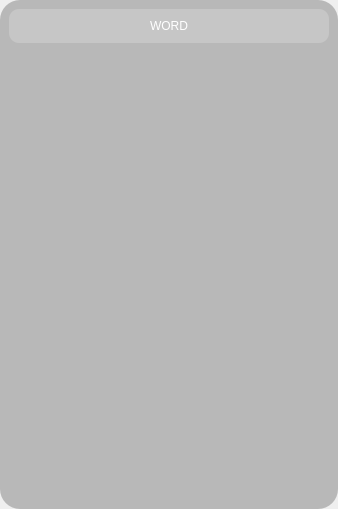
<?xml version="1.0" encoding="UTF-8"?>
<ui version="4.0">
 <class>Form</class>
 <widget class="QWidget" name="Form">
  <property name="geometry">
   <rect>
    <x>0</x>
    <y>0</y>
    <width>338</width>
    <height>509</height>
   </rect>
  </property>
  <property name="windowTitle">
   <string>Form</string>
  </property>
  <property name="styleSheet">
   <string notr="true">#widget{
	background-color: rgba(100, 100, 100, 100);
	
	border: none;
	border-radius: 20px;
}

#word_btn{
	font: 63 12pt &quot;Bahnschrift SemiBold SemiConden&quot;;
}

QPushButton{
	padding: 10px, 10px;
	padding-right: 10px;
	padding-left: 10px;
	border: none;
	border-radius: 10px;
	
	background-color: rgba(255, 255, 255, 50);
	color: rgb(255, 255, 255);
	
	font: 63 10pt &quot;Bahnschrift SemiBold SemiConden&quot;;
}</string>
  </property>
  <layout class="QVBoxLayout" name="verticalLayout">
   <property name="spacing">
    <number>0</number>
   </property>
   <property name="leftMargin">
    <number>0</number>
   </property>
   <property name="topMargin">
    <number>0</number>
   </property>
   <property name="rightMargin">
    <number>0</number>
   </property>
   <property name="bottomMargin">
    <number>0</number>
   </property>
   <item>
    <widget class="QWidget" name="widget" native="true">
     <property name="styleSheet">
      <string notr="true"/>
     </property>
     <layout class="QVBoxLayout" name="verticalLayout_2">
      <item>
       <widget class="QPushButton" name="word_btn">
        <property name="text">
         <string>WORD</string>
        </property>
       </widget>
      </item>
      <item>
       <widget class="QScrollArea" name="scrollArea">
        <property name="styleSheet">
         <string notr="true">border: none;
background-color: transparent;</string>
        </property>
        <property name="widgetResizable">
         <bool>true</bool>
        </property>
        <widget class="QWidget" name="scrollAreaWidgetContents">
         <property name="geometry">
          <rect>
           <x>0</x>
           <y>0</y>
           <width>320</width>
           <height>447</height>
          </rect>
         </property>
         <property name="sizePolicy">
          <sizepolicy hsizetype="Expanding" vsizetype="Preferred">
           <horstretch>0</horstretch>
           <verstretch>0</verstretch>
          </sizepolicy>
         </property>
         <property name="minimumSize">
          <size>
           <width>200</width>
           <height>0</height>
          </size>
         </property>
         <layout class="QVBoxLayout" name="verticalLayout_3">
          <property name="leftMargin">
           <number>0</number>
          </property>
          <property name="topMargin">
           <number>0</number>
          </property>
          <property name="rightMargin">
           <number>0</number>
          </property>
          <property name="bottomMargin">
           <number>0</number>
          </property>
          <item>
           <layout class="QVBoxLayout" name="verticalLayout_for_translations">
            <property name="sizeConstraint">
             <enum>QLayout::SetNoConstraint</enum>
            </property>
            <property name="leftMargin">
             <number>0</number>
            </property>
            <property name="topMargin">
             <number>0</number>
            </property>
            <property name="rightMargin">
             <number>0</number>
            </property>
            <property name="bottomMargin">
             <number>0</number>
            </property>
           </layout>
          </item>
         </layout>
        </widget>
       </widget>
      </item>
     </layout>
    </widget>
   </item>
  </layout>
 </widget>
 <resources/>
 <connections/>
</ui>
